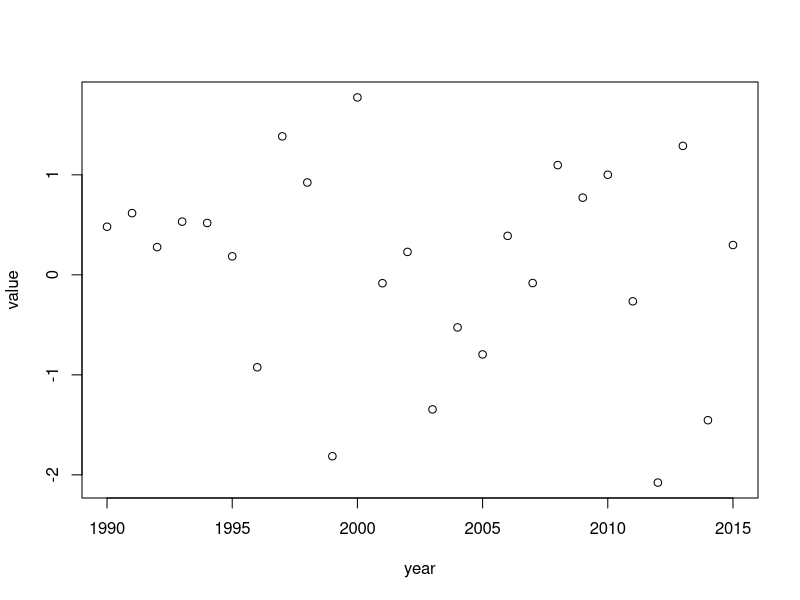

This chart was generated by the following R code:
#'---
#' title: "Spin demo"
#' author: "Nick Shrine"
#' date: "January, 2017"
#'---

#' # 1 Introduction
#' We can type the introduction to our report here.
#'
#' # 2 Some calculations
x<-4
x
x*2

#' What if we just want to print the output of the R code, but not the code itself?
#+ echo=F
x^2

    
#' Or perhaps we want to give some code but don't want to include the output - perhaps it is lengthy or we want students to fill in the answer.
#+ eval=FALSE
x+20

#' # 3 Some Plots
#' Lets make a plot
year<-seq(1990,2015)
value<-rnorm(26)
plot(year,value)

#' # 4 Conclusion
#' Using a few relatively simple commands, we can combine text and R code and generate a report.
